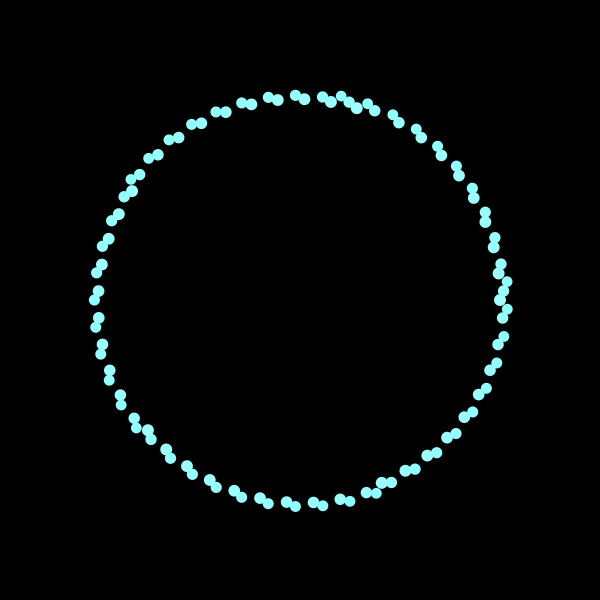
Frame 1 (no input)
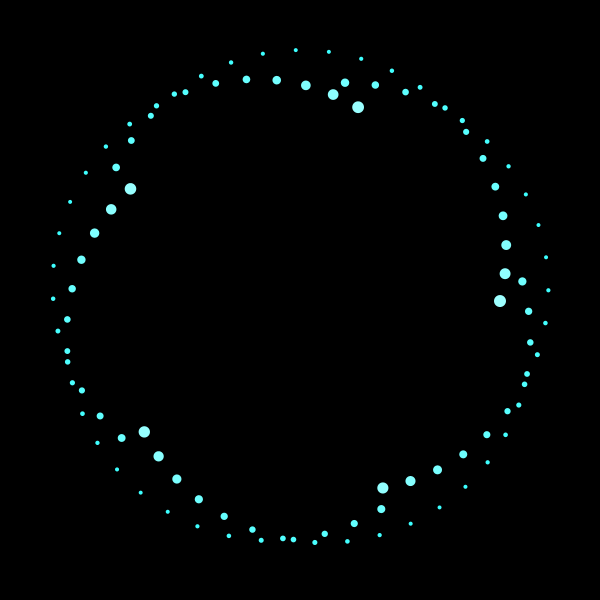
Frame 60 (the mouse pressed at the canvas centre just before this capture)
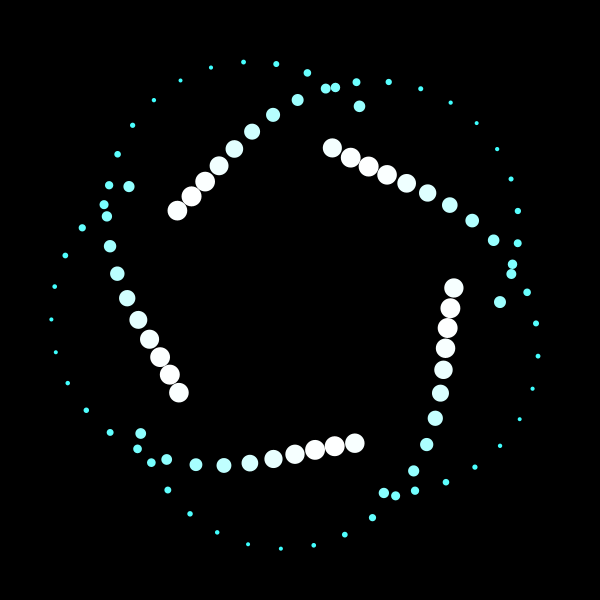
Frame 120 (the mouse held since frame 60 and released just before this capture)

The Processing sketch that drew these frames (run headless with seeded random() and noise(); from frame 60 on, the mouse is pressed at the canvas centre):

// Processing sketch: sincos
// ── sincos.pde
float circle = 200;
float rot;
float col;
float freq = 0.000005;
float cont = 0;
float r;

void setup() {
  size(600,600);
}

void draw() {
  background(0);
  translate(300,300);
  rotate(radians(rot));

  //これ以下のellipseは半径で描きますよ
  ellipseMode(RADIUS);
  for (float i=0; i<500; i+=5) {
    
    //座標
    circle = 200 + 50*sin(millis()*freq*i);
    
    //色
    col = map(circle, 150, 250, 255, 60);
    
    //半径
    r = map(circle, 150, 250, 10, 2);
    
    //   赤　　緑　　青
    fill(col, 255, 255);
    noStroke();
    //stroke(col, 0, 74);
    ellipse(circle*cos(i), circle*sin(i),r,r);
    rot = rot+0.00005;
  }
   
}
